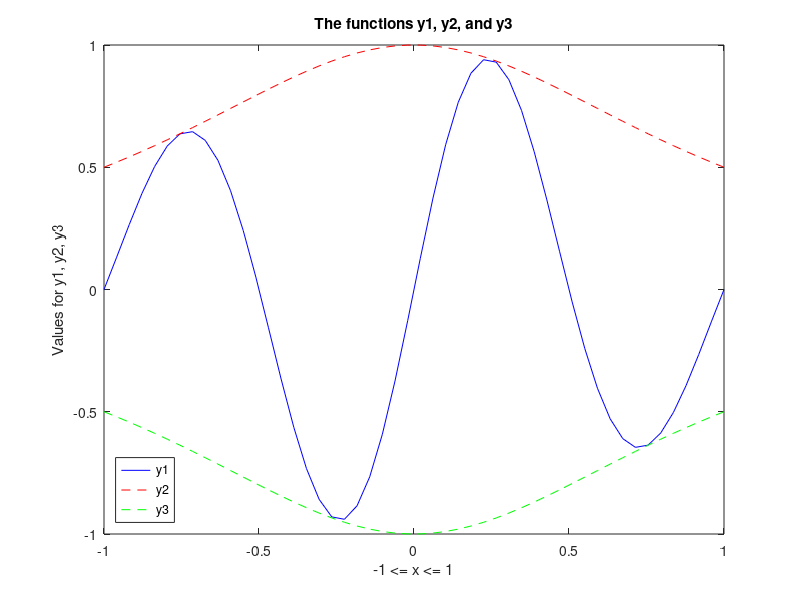

Recreate this plot in MATLAB.
%% Homework problem 3 a,b,c.
% Nolan Anderson
% ENG 101
% 2/4/2019
clear; 
clc;
close all;

%% Functions
x = linspace(-1,1,50);

y1 = (sin(2*pi*x))./(1+x.^2);

y2 = 1./(1+(x.^2));

y3 = (-1)./(1+x.^2);

%% Plotting functions
plot(x,y1, 'b-'); % The following plots the graph based on the conditions set by x
hold on
plot(x,y2, 'r--');
hold on
plot(x,y3, 'g--');

%% Plot labeling
legend({'y1', 'y2', 'y3'}, 'Location', 'southwest') % legend and location
title('The functions y1, y2, and y3') % title of graph
xlabel('-1 <= x <= 1') % x axis label
ylabel('Values for y1, y2, y3') % y axis label
